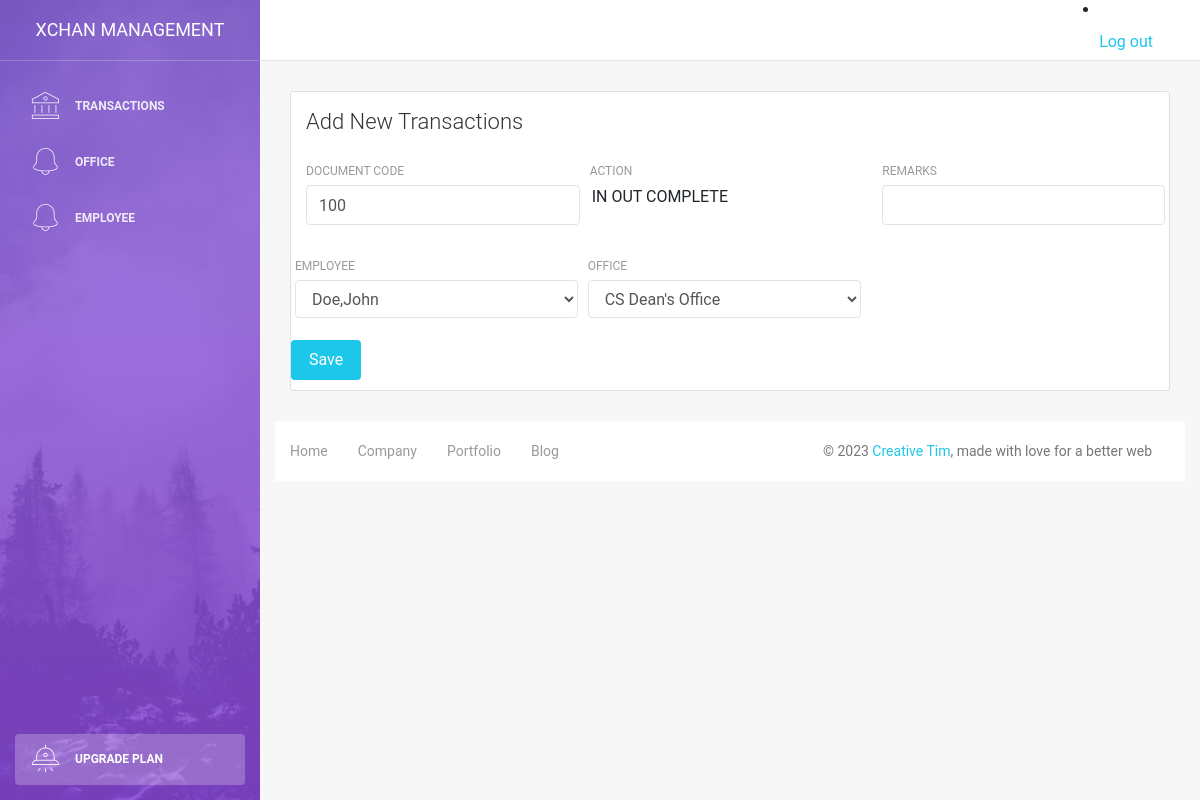
Page /transaction-edit.php?id=2 on the earlier database version.
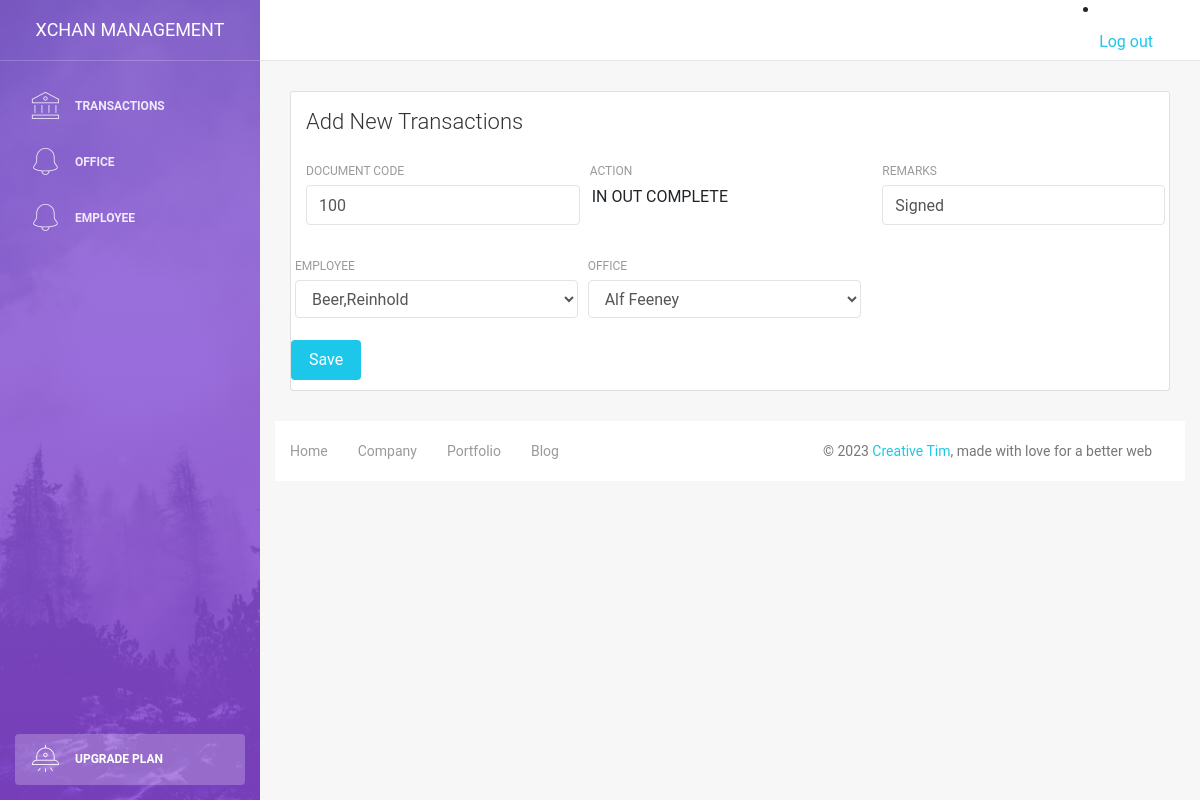
Same page on the later database version.
### tables this page shows
CREATE TABLE `transaction` (
  `id` int NOT NULL AUTO_INCREMENT,
  `employee_id` int DEFAULT NULL,
  `office_id` int DEFAULT NULL,
  `datelog` datetime DEFAULT CURRENT_TIMESTAMP,
  `task_status` enum('IN','OUT','COMPLETE') DEFAULT NULL,
  `remarks` varchar(100) DEFAULT NULL,
  `documentcode` varchar(45) NOT NULL,
  PRIMARY KEY (`id`)
);

### transaction-edit.php (the view, shortened to what this page needs)
<!DOCTYPE html>
<html lang="en">
<head>
    <link rel="stylesheet" href="https://maxcdn.bootstrapcdn.com/font-awesome/latest/css/font-awesome.min.css" />
    <link href="assets/css/bootstrap.min.css" rel="stylesheet" />
    <link href="assets/css/light-bootstrap-dashboard.css?v=2.0.0 " rel="stylesheet" />
    <link href="assets/css/demo.css" rel="stylesheet" />
</head>
<body>
<?php
  require('config/db.php');
    $id = $_GET['id'];
    $query = "SELECT * FROM transaction WHERE id =" . $id;
    $result = mysqli_query($db,$query);
    if(mysqli_num_rows($result) > 0) {
        while($row = mysqli_fetch_assoc($result)) {
                $documentcode = $row['documentcode'];
                $remarks = $row['remarks'];
                $office_id = $row['office_id'];
    }
}
?>
    <div class="wrapper">
        <div class="sidebar" data-image="../assets/img/sidebar-5.jpg">
            <div class="sidebar-wrapper">
                <?php include('includes/sidebar.php');?>
            </div>
        </div>
        </div>
        <div class="main-panel">
            <?php include ('includes/navbar.php');?>
            <?php
                require('config/db.php');
            ?>
            <div class="content">
                <div class="container-fluid">
                    <div class="row">
                        <div class="col-md-12">
                            <div class="card">
                                <div class="card-header">
                                    <h4 class="card-title">Add New Transactions</h4>
                                </div>
                                <div class="card-body">
                                <form method="POST" action="<?php $_SERVER['PHP_SELF'] ?>">
                                        <div class="row">
                                            <div class="col-md-4 pr-1">
                                                <div class="form-group">
                                                    <label>Document Code</label>
                                                    <input name="documentcode" type="text" class="form-control" value="<?php echo $documentcode ?>">
                                                </div>
                                            </div>
                                            <div class="col-md-4 pr-1">
                                                <div class="form-group">
                                                    <label>Action</label>
                                                    <option>
                                                </div>
                                            </div>
                                            <div class="col-md-4 pr-1">
                                                <div class="form-group">
                                                    <label>Remarks</label>
                                                    <input type="text" class="form-control" name="remarks" value="<?php echo $remarks ?>">
                                                </div>
                                            </div>
                                        <div class="col-md-4 pl-1">
                                            <div class="form-group">
                                                <label for="exampleInputEmail1">Employee</label>
                                                <select class="form-control" name="employee_id">
                                                    <?php
                                                        $query = "SELECT id, CONCAT (lastname,',', firstname) AS employee_fullname FROM employee";
                                                        $result =mysqli_query($db, $query);
                                                        while ($row = mysqli_fetch_array($result)){
                                                            if ($row['id']==$office_id){
                                                            echo "<option value=" . $row['id']." selected>" . $row['employee_fullname'].  '</option>';
                                                        }else{
                                                            echo "<option value=" . $row['id'].">" . $row['employee_fullname']. '</option>';
                                                        }
                                                    }
                                                    ?>
                                                </select>
                                            </div>
                                        </div>
                                        <div class="col-md-4 pl-1">
                                            <div class="form-group">
                                                <label for="exampleInputEmail1">Office</label>
                                                <select class="form-control" name="office_id">
                                                    <?php
                                                        $query = "SELECT id, name FROM office";
                                                        $result =mysqli_query($db, $query);
                                                        while ($row = mysqli_fetch_array($result)){
                                                            if ($row['id']==$office_id){
                                                            echo "<option value=" . $row['id']." selected>" . $row['name'] . '</option>';
                                                        }else{
                                                            echo "<option value=" . $row['id'].">" . $row['name'] . '</option>';
                                                        }
                                                    }
                                                    ?>
                                                </select>
                                            </div>
                                        </div>
                                    </div>
                                         <div class="row">
                                        <button type="submit"
                                       name="submit" value="submit" class="btn btn-info btn-fill pull-right">Save</button>
                                    </form>
                                </div>
                            </div>
                        </div>
                    </div>
                </div>
            </div>
            <footer class="footer">
                <div class="container-fluid">
                    <nav>
                        <ul class="footer-menu">
                            <li>
                                <a href="#">
                                    Home
                                </a>
                            </li>
                            <li>
                                <a href="#">
                                    Company
                                </a>
                            </li>
                            <li>
                                <a href="#">
                                    Portfolio
                                </a>
                            </li>
                            <li>
                                <a href="#">
                                    Blog
                                </a>
                            </li>
                        </ul>
                        <p class="copyright text-center">
                            ©
                            <a href="http://www.creative-tim.com">Creative Tim</a>, made with love for a better web
                        </p>
                    </nav>
                </div>
            </footer>
        </div>
    </div>
</body>
</html>

### includes/sidebar.php
<div class="sidebar" data-image="assets/img/sidebar-5.jpg">
            <div class="sidebar-wrapper">
                <div class="logo">
                    <a href="javascript:;" class="simple-text">
                      xChan Management
                    </a>
                </div>
                <ul class="nav">
                    <li class="nav-item ">
                        <a class="nav-link" href="./transaction.php">
                            <i class="nc-icon nc-bank"></i>
                            <p>Transactions</p>
                        </a>
                    </li>
                    <li>
                        <a class="nav-link" href="./office.php">
                            <i class="nc-icon nc-bell-55"></i>
                            <p>Office</p>
                        </a>
                    </li>
                    <li>
                        <a class="nav-link" href="./employee.php">
                            <i class="nc-icon nc-bell-55"></i>
                            <p>Employee</p>
                        </a>
                    </li>
                    <li class="nav-item active active-pro">
                        <a class="nav-link active" href="javascript:;">
                            <i class="nc-icon nc-alien-33"></i>
                            <p>Upgrade plan</p>
                        </a>
                    </li>
                </ul>
</div>

### includes/navbar.php (shortened to what this page needs)
<nav class="navbar navbar-expand-lg " color-on-scroll="500">
              <div class="container-fluid">
                  <div class="collapse navbar-collapse justify-content-end" id="navigation">
                          <li class="nav-item">
                              <a class="nav-link" href="#pablo">
                                  <span class="no-icon">Log out</span>
                              </a>
                          </li>
                  </div>
              </div>
          </nav>

Differences in the rows shown:
changed transaction: remarks (not shown) → "Signed"
Other differences:
form field employee_id: "Doe,John" → "Beer,Reinhold"
form field office_id: "CS Dean's Office" → "Alf Feeney"
